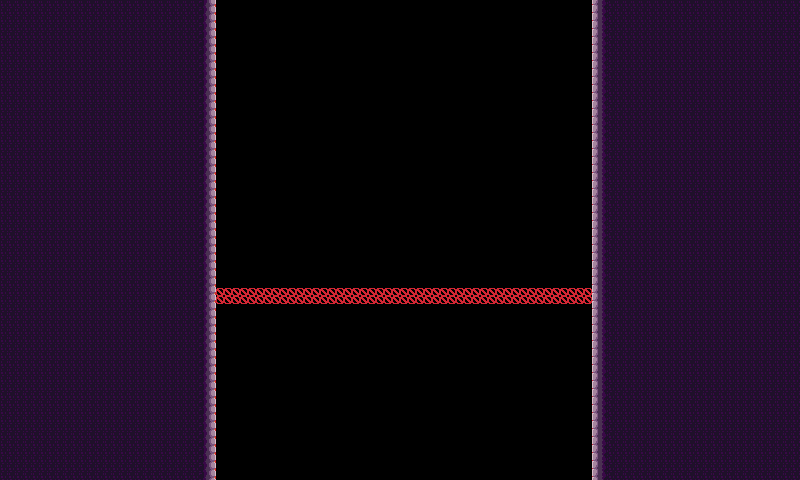

Below is a game level as drawn by its tile map, then a one-line description and the .tmx that defines it (tile-layer data replaced by summaries):
An orthogonal 100x60 tile map with 8x8 px tiles, 3 tile layers (draft, entity, map), 2 tilesets.

<map version="1.9" tiledversion="1.9.2" orientation="orthogonal" renderorder="right-down" width="100" height="60" tilewidth="8" tileheight="8" infinite="0" nextlayerid="5" nextobjectid="1">
 <editorsettings>
  <export target="../../assets/world/room/intro5a.json" format="json" />
 </editorsettings>
 <tileset firstgid="1" source="../rules/tools/tools.tsx" />
 <tileset firstgid="325" source="../tilesets/stone.tsx" />
 <layer id="2" name="draft" width="100" height="60">
  <data>[6000 cells, 3180 non-empty, 1 distinct tile ids]</data>
 </layer>
 <layer id="3" name="entity" width="100" height="60">
  <data>[6000 cells, 94 non-empty, 1 distinct tile ids]</data>
 </layer>
 <layer id="4" name="map" width="100" height="60">
  <data>[6000 cells, 3180 non-empty, 5 distinct tile ids]</data>
 </layer>
</map>
